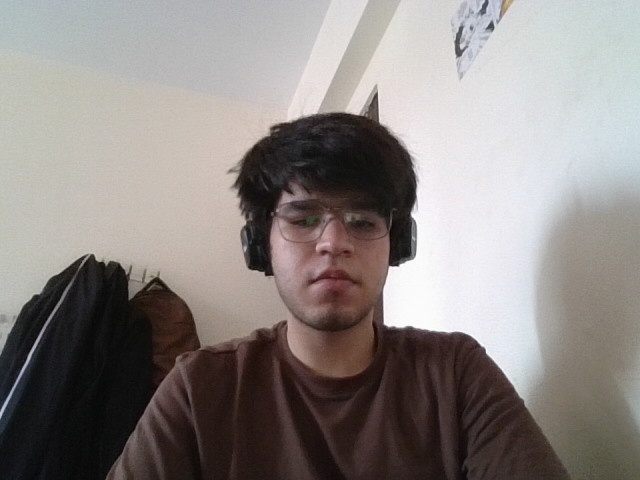
#> input picture jarvis/vision/faces/owner/photo_0.jpg, 640 x 480 px; its folder holds only this picture in this run
$ python setup_owner_face.py
#> lines starting #> are read from the running program, lines starting #| are printed output that depends on the picture
"""
setup_owner_face.py — Convert captured photos to grayscale training format.
Run this once after capture_face.py to prepare owner face data.
"""

import cv2
import os
from pathlib import Path

# Check existing photos
owner_dir = Path("vision/faces/owner")
if not owner_dir.exists() or not list(owner_dir.glob("*.jpg")):
    print("ERROR: No owner photos found!")
    print("Run capture_face.py first.")
    exit()

photos = list(owner_dir.glob("*.jpg"))
print(f"Found {len(photos)} owner photos.")

# Process each photo — add grayscale + augmented versions
face_cascade = cv2.CascadeClassifier(
    cv2.data.haarcascades + "haarcascade_frontalface_default.xml"
)

processed = 0
for i, photo_path in enumerate(photos):
    img = cv2.imread(str(photo_path))
#> img is the input picture: shape (480, 640, 3); mean B, G, R 131.7, 134.4, 140.4
    if img is None:
        continue

    gray = cv2.cvtColor(img, cv2.COLOR_BGR2GRAY)
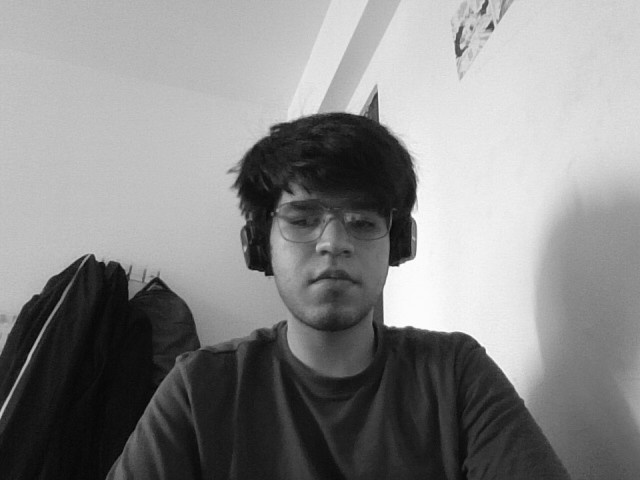
#> gray: shape (480, 640); min 2, max 255, mean 135.9

    # Try to find face in photo
    faces = face_cascade.detectMultiScale(
        gray, scaleFactor=1.1, minNeighbors=3, minSize=(50, 50)
    )
#> faces = [[258, 171, 142, 142]]

    if len(faces) > 0:
        x, y, w, h = faces[0]
#> x = 258; y = 171; w = 142; h = 142
        face_roi = gray[y:y+h, x:x+w]
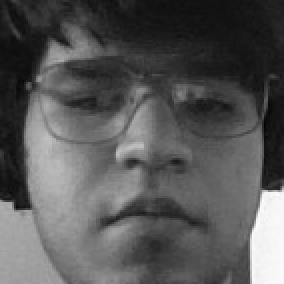
#> face_roi: shape (142, 142) (shown 2 times larger); min 4, max 252, mean 86.8
        face_roi = cv2.resize(face_roi, (200, 200))
#> face_roi: shape (200, 200)

        # Save original
        cv2.imwrite(str(owner_dir / f"trained_{i}_orig.jpg"), face_roi)

        # Save flipped
        cv2.imwrite(str(owner_dir / f"trained_{i}_flip.jpg"),
                    cv2.flip(face_roi, 1))
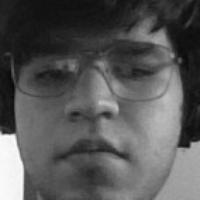
#> saved as trained_0_flip.jpg: shape (200, 200); min 7, max 251, mean 86.7

        # Save brightened
        bright = cv2.convertScaleAbs(face_roi, alpha=1.2, beta=20)
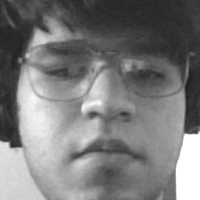
#> bright: shape (200, 200); min 28, max 255, mean 122.1
        cv2.imwrite(str(owner_dir / f"trained_{i}_bright.jpg"), bright)

        # Save darkened
        dark = cv2.convertScaleAbs(face_roi, alpha=0.8, beta=-20)
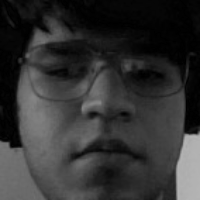
#> dark: shape (200, 200); min 0, max 181, mean 50.3
        cv2.imwrite(str(owner_dir / f"trained_{i}_dark.jpg"), dark)

        processed += 1
        print(f"✓ Processed photo {i+1}/{len(photos)}")
    else:
        print(f"⚠ No face detected in photo {i+1} — try retaking")

print(f"\n✓ Owner face setup complete! {processed}/{len(photos)} photos processed.")
print("✓ Jarvis will now recognize you as its owner.")
print("\nRestart Jarvis to activate face recognition.")

$ run again, on jarvis/vision/faces/owner/photo_1_flip.jpg
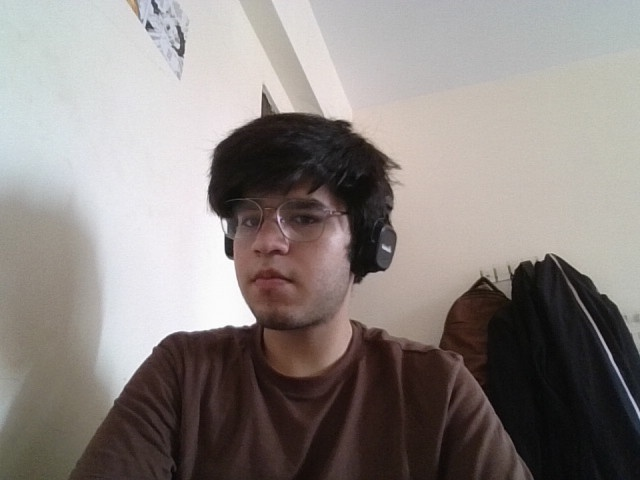
#> input picture jarvis/vision/faces/owner/photo_1_flip.jpg, 640 x 480 px
#> img is the input picture: shape (480, 640, 3); mean B, G, R 130, 133.2, 140.2
#> faces = [[240, 253, 66, 66], [210, 163, 146, 146]]
#> x = 240; y = 253; w = 66
#> `bright = cv2.convertScaleAbs(face_roi, alpha=1.2, beta=20)`:
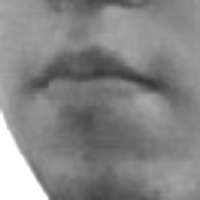
#> bright: shape (200, 200); min 54, max 255, mean 133.3
#> `dark = cv2.convertScaleAbs(face_roi, alpha=0.8, beta=-20)`:
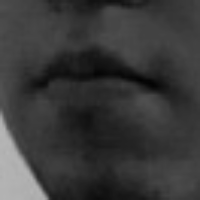
#> dark: shape (200, 200); min 2, max 182, mean 57.3
